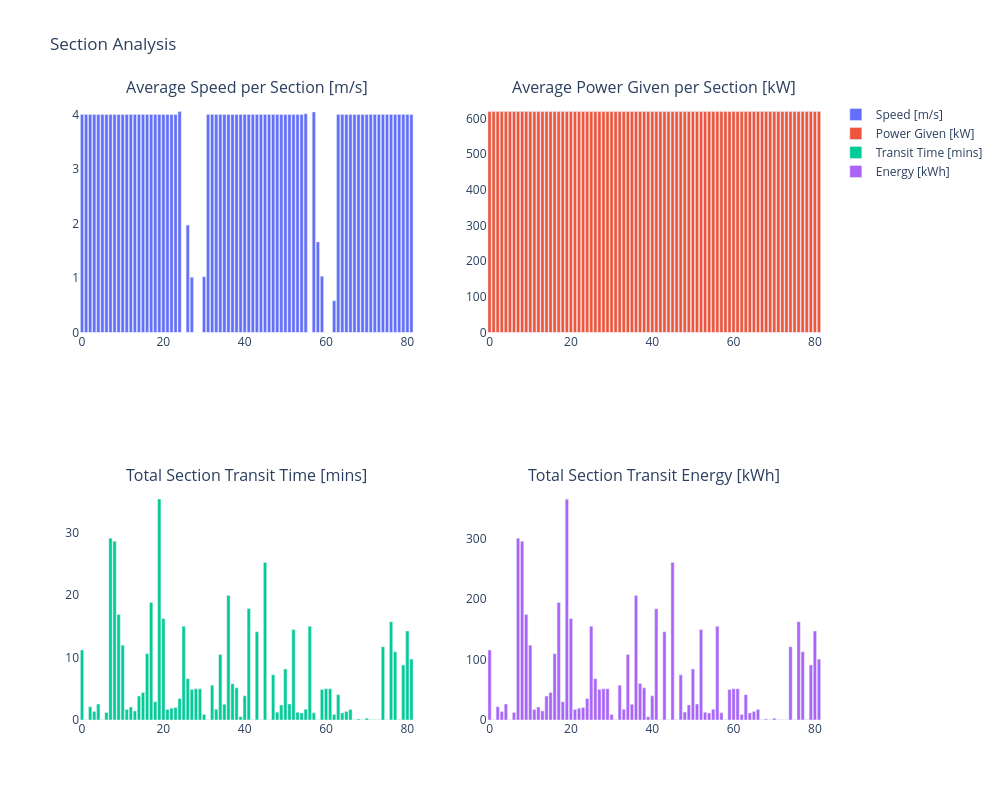

Notebook source saved alongside this figure:
### Code cell
# Calculate average speed
average_speed = df_eventtable_energy_fuel['distance (m)'] / df_eventtable_energy_fuel['duration (s)']

# Calculate durations in minutes
durations = [
    (row['stop time'] - row['start time']).total_seconds() / 60
    for _, row in df_eventtable_energy_fuel.iterrows()
]

# Create 2x2 subplot figure
fig = make_subplots(rows=2, cols=2, subplot_titles=[
    'Average Speed per Section [m/s]',
    'Average Power Given per Section [kW]',
    'Total Section Transit Time [mins]',
    'Total Section Transit Energy [kWh]'
])

# Add bar charts to subplots
fig.add_trace(go.Bar(x=df.index, y=average_speed, name='Speed [m/s]'), row=1, col=1)
fig.add_trace(go.Bar(x=df.index, y=df_eventtable_energy_fuel['P_given (kW)'], name='Power Given [kW]'), row=1, col=2)
fig.add_trace(go.Bar(x=df.index, y=durations, name='Transit Time [mins]'), row=2, col=1)
fig.add_trace(go.Bar(x=df.index, y=df_eventtable_energy_fuel['total_energy (kWh)'], name='Energy [kWh]'), row=2, col=2)

# Update layout
fig.update_layout(
    height=800,
    width=1000,
    title_text='Section Analysis',
    plot_bgcolor='white'
)

# fig.show()

### Figure 1 — Plotly figure (JSON) as saved in the notebook; plotly's stock layout.template omitted (floating-point values rounded to 4 significant figures; data arrays with more than 128 entries replaced by an {"elided": "..."} marker saying what was removed)
{"data": [{"name": "Speed [m/s]", "type": "bar", "x": {"elided": "176 int values"}, "xaxis": "x", "y": [4.0, 4.0, 4.0, 4.0, 4.0, 4.0, 4.0, 4.0, 4.0, 4.0, 4.0, 4.0, 4.0, 4.0, 4.0, 4.0, 4.0, 4.0, 4.0, 4.0, 4.0, 4.0, 4.0, 4.0, 4.051, 0.0, 1.97, 1.014, 0.0, 0.0, 1.024, 4.0, 4.0, 4.0, 4.0, 4.0, 4.0, 4.0, 4.0, 4.0, 4.0, 4.0, 4.0, 4.0, 4.0, 4.0, 4.0, 4.0, 4.0, 4.0, 4.0, 4.0, 4.0, 4.0, 4.0, 4.013, 0.0, 4.045, 1.66, 1.031, 0.0, 0.0, 0.583, 4.0, 4.0, 4.0, 4.0, 4.0, 4.0, 4.0, 4.0, 4.0, 4.0, 4.0, 4.0, 4.0, 4.0, 4.0, 4.0, 4.0, 4.0, 4.0], "yaxis": "y"}, {"name": "Power Given [kW]", "type": "bar", "x": {"elided": "176 int values"}, "xaxis": "x2", "y": [619.4, 619.4, 619.4, 619.4, 619.4, 619.4, 619.4, 619.4, 619.4, 619.4, 619.4, 619.4, 619.4, 619.4, 619.4, 619.4, 619.4, 619.4, 619.4, 619.4, 619.4, 619.4, 619.4, 619.4, 619.4, 619.4, 619.4, 619.4, 619.4, 619.4, 619.4, 619.4, 619.4, 619.4, 619.4, 619.4, 619.4, 619.4, 619.4, 619.4, 619.4, 619.4, 619.4, 619.4, 619.4, 619.4, 619.4, 619.4, 619.4, 619.4, 619.4, 619.4, 619.4, 619.4, 619.4, 619.4, 619.4, 619.4, 619.4, 619.4, 619.4, 619.4, 619.4, 619.4, 619.4, 619.4, 619.4, 619.4, 619.4, 619.4, 619.4, 619.4, 619.4, 619.4, 619.4, 619.4, 619.4, 619.4, 619.4, 619.4, 619.4, 619.4], "yaxis": "y2"}, {"name": "Transit Time [mins]", "type": "bar", "x": {"elided": "176 int values"}, "xaxis": "x3", "y": [11.2, 0.03333, 2.117, 1.35, 2.55, 0.03333, 1.217, 29.1, 28.6, 16.9, 11.97, 1.683, 2.067, 1.45, 3.833, 4.4, 10.62, 18.8, 2.917, 35.35, 16.25, 1.667, 1.9, 1.983, 3.433, 15, 6.617, 4.9, 5, 5, 0.8833, 0.03333, 5.55, 1.733, 10.47, 2.533, 19.92, 5.817, 5.15, 0.5333, 3.867, 17.83, 0.03333, 14.12, 0.03333, 25.22, 0.05, 7.233, 1.25, 2.4, 8.167, 2.567, 14.47, 1.233, 1.133, 1.717, 15, 1.15, 0.05, 4.883, 5, 5, 0.8833, 4.05, 1.133, 1.35, 1.683, 0.05, 0.1667, 0.03333, 0.2833, 0.05, 0.03333, 0.03333, 11.72, 0.05, 15.72, 10.92, 0.05, 8.8, 14.23, 9.75], "yaxis": "y3"}, {"name": "Energy [kWh]", "type": "bar", "x": {"elided": "176 int values"}, "xaxis": "x4", "y": [115.6, 0.4434, 21.78, 13.93, 26.41, 0.3944, 12.46, 300.5, 295.3, 174.4, 123.6, 17.28, 21.45, 14.91, 39.5, 45.4, 109.7, 194.0, 30.19, 364.9, 167.7, 17.26, 19.56, 20.5, 35.45, 154.9, 68.31, 50.59, 51.62, 51.62, 9.12, 0.3463, 57.28, 17.85, 108.1, 26.1, 205.6, 60.1, 53.16, 5.502, 39.94, 184.0, 0.4363, 145.7, 0.3704, 260.4, 0.4541, 74.58, 13.04, 24.67, 84.44, 26.42, 149.4, 12.75, 11.55, 17.72, 154.9, 11.87, 0.5162, 50.42, 51.62, 51.62, 9.12, 41.8, 11.77, 13.86, 17.5, 0.4744, 1.605, 0.4744, 2.861, 0.4744, 0.3165, 0.4744, 121.0, 0.4716, 162.3, 112.7, 0.4785, 90.92, 146.9, 100.6], "yaxis": "y4"}], "layout": {"annotations": [{"font": {"size": 16}, "showarrow": false, "text": "Average Speed per Section [m/s]", "x": 0.225, "xanchor": "center", "xref": "paper", "y": 1, "yanchor": "bottom", "yref": "paper"}, {"font": {"size": 16}, "showarrow": false, "text": "Average Power Given per Section [kW]", "x": 0.775, "xanchor": "center", "xref": "paper", "y": 1, "yanchor": "bottom", "yref": "paper"}, {"font": {"size": 16}, "showarrow": false, "text": "Total Section Transit Time [mins]", "x": 0.225, "xanchor": "center", "xref": "paper", "y": 0.375, "yanchor": "bottom", "yref": "paper"}, {"font": {"size": 16}, "showarrow": false, "text": "Total Section Transit Energy [kWh]", "x": 0.775, "xanchor": "center", "xref": "paper", "y": 0.375, "yanchor": "bottom", "yref": "paper"}], "height": 800, "plot_bgcolor": "white", "title": {"text": "Section Analysis"}, "width": 1000, "xaxis": {"anchor": "y", "domain": [0, 0.45]}, "xaxis2": {"anchor": "y2", "domain": [0.55, 1]}, "xaxis3": {"anchor": "y3", "domain": [0, 0.45]}, "xaxis4": {"anchor": "y4", "domain": [0.55, 1]}, "yaxis": {"anchor": "x", "domain": [0.625, 1]}, "yaxis2": {"anchor": "x2", "domain": [0.625, 1]}, "yaxis3": {"anchor": "x3", "domain": [0, 0.375]}, "yaxis4": {"anchor": "x4", "domain": [0, 0.375]}}}
